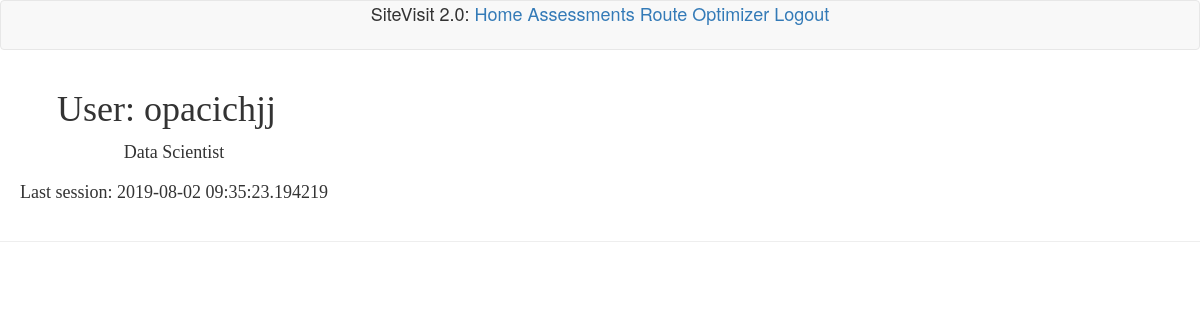
The app's page /user/opacichjj (signed in) with its own data.
### app/models.py (models this page shows, shortened)
class User(UserMixin, db.Model):
    id = db.Column(db.Integer, primary_key=True) ## setting our primary key for SQL database
    username = db.Column(db.String(64), index=True, unique=True) ## string capped at 64 characters
    email = db.Column(db.String(120), index=True, unique=True)
    password_hash = db.Column(db.String(128))
    assessments = db.relationship('Assessment', backref='author', lazy='dynamic')
    optimizer = db.relationship('Optimizer', backref='author', lazy='dynamic')
    title = db.Column(db.String(80))
    last_seen = db.Column(db.DateTime, default=datetime.utcnow)
    def assessment_list(self):
        return Assessment.query.filter(
                Assessment.user_id== self.id).order_by(
                    Assessment.timestamp.desc())

### app/routes.py (the view)
@app.route('/user/<username>')
@login_required  ## requires logged in users to access
def user(username):
    user = User.query.filter_by(username=username).first_or_404()
    assessments = current_user.assessment_list().all()
    return render_template('user.html', user=user, assessments=assessments)

### app/models.py (called while the page is built)
@login.user_loader  ## decorator used to register flask_login
def load_user(id):
    return User.query.get(int(id)) ## id is passed as a string, so we turn to int for db processing

### app/routes.py (called while the page is built)
@app.before_request ## before_request executes before any view function
def before_request():
    if current_user.is_authenticated:  ## checking if user is logged in
        current_user.last_seen = datetime.utcnow() ## setting last_seen to current time
        db.session.commit() ## committing time

### app/templates/user.html (shortened to what this page needs)
{% extends "base.html" %}
{% block content %}
<table>
  <tr valign="top">
      <td>
          <h1>User: {{ user.username }}</h1>
          {% if user.title %}<p>{{ user.title }}</p>{% endif %}
          {% if user.last_seen %}<p>Last session: {{ user.last_seen }}</p>{% endif %}
      </td>
  </tr>
</table>
    <hr>
{% endblock %}}

### app/templates/style.css (style rules this page uses)
p { margin: 10px 5px 15px 20px; }

### records on screen
User: username "opacichjj", title "Data Scientist", last_seen "2019-08-02 09:35:23.194219"
